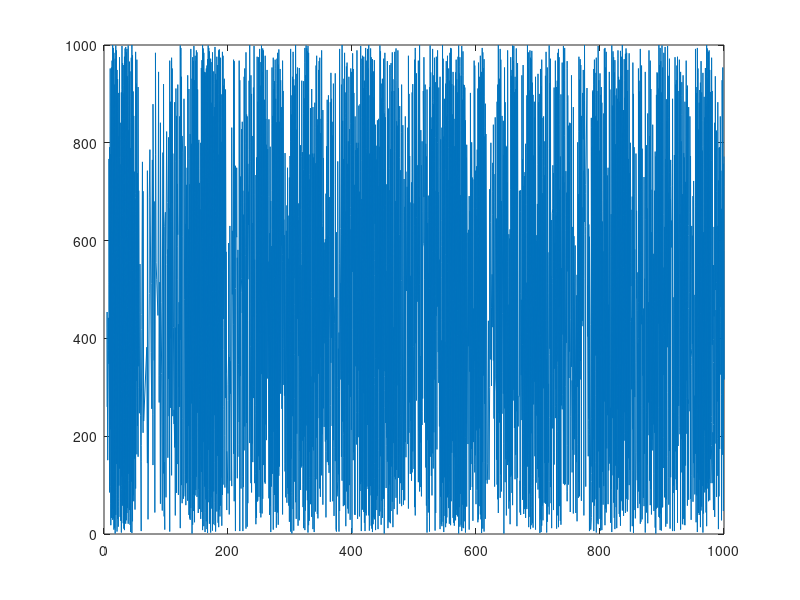

This figure's MATLAB source:
%from Simple Model of Spiking Neurons 2003
% Created by Eugene M. Izhikevich, February 25, 2003
% Excitatory neurons Inhibitory neurons
Ne=800; Ni=200;
re=rand(Ne,1); ri=rand(Ni,1);
a=[0.02*ones(Ne,1); 0.02+0.08*ri];
b=[0.2*ones(Ne,1); 0.25-0.05*ri];
c=[-65+15*re.^2; -65*ones(Ni,1)];
d=[8-6*re.^2; 2*ones(Ni,1)];
S=[0.5*rand(Ne+Ni,Ne), -rand(Ne+Ni,Ni)];
v=-65*ones(Ne+Ni,1); % Initial values of v
u=b.*v; % Initial values of u
firings=[]; % spike timings

for t=1:1000 % simulation of 1000 ms
I=[5*randn(Ne,1);2*randn(Ni,1)]; % thalamic input
fired=find(v>=30); % indices of spikes
firings=[firings; t+0*fired,fired];
v(fired)=c(fired);
u(fired)=u(fired)+d(fired);
I=I+sum(S(:,fired),2);
v=v+0.5*(0.04*v.^2+5*v+140-u+I); % step 0.5 ms
v=v+0.5*(0.04*v.^2+5*v+140-u+I); % for numerical
u=u+a.*(b.*v-u); % stability
end;

plot(firings(:,1),firings(:,2));